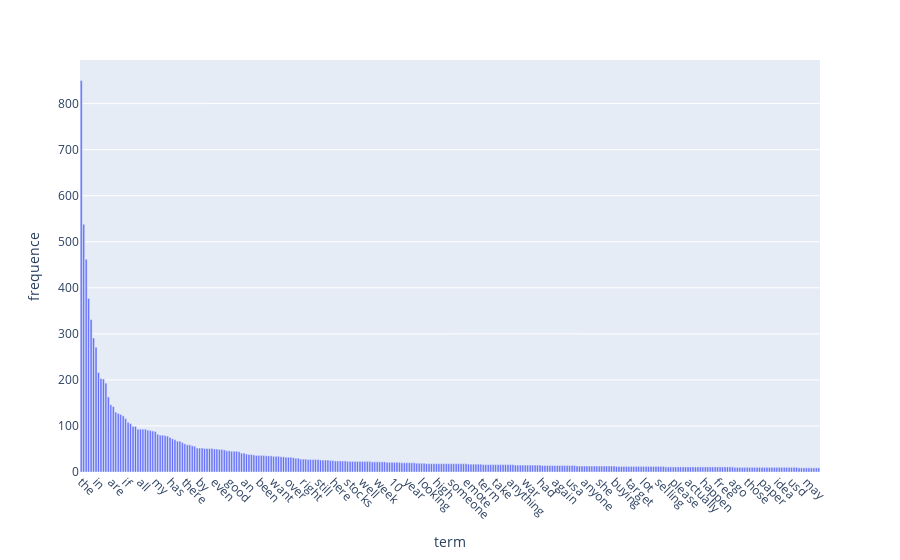

Notebook code for this chart:
### Code cell
term_frequencies = np.asarray(df_counts.sum(axis=0))[0]
top_idx=np.argsort(-term_frequencies )[:300]

draw_to=pd.DataFrame({"term":count_vect.get_feature_names_out()[top_idx],
                  "frequence":term_frequencies[top_idx]})
g=px.bar(draw_to,x="term",y="frequence")
g.update_traces(textposition="outside")
g.update_layout(xaxis_tickangle=45)
g.show()

### Figure 1 — Plotly figure (JSON) as saved in the notebook; plotly's stock layout.template omitted (floating-point values rounded to 4 significant figures; data arrays with more than 128 entries replaced by an {"elided": "..."} marker saying what was removed)
{"data": [{"hovertemplate": "term=%{x}<br>frequence=%{y}<extra></extra>", "legendgroup": "", "marker": {"color": "#636efa", "pattern": {"shape": ""}}, "name": "", "orientation": "v", "showlegend": false, "textposition": "outside", "type": "bar", "x": {"elided": "300 str values"}, "xaxis": "x", "y": {"elided": "300 int values"}, "yaxis": "y"}], "layout": {"barmode": "relative", "legend": {"tracegroupgap": 0}, "margin": {"t": 60}, "xaxis": {"anchor": "y", "domain": [0, 1], "tickangle": 45, "title": {"text": "term"}}, "yaxis": {"anchor": "x", "domain": [0, 1], "title": {"text": "frequence"}}}}
